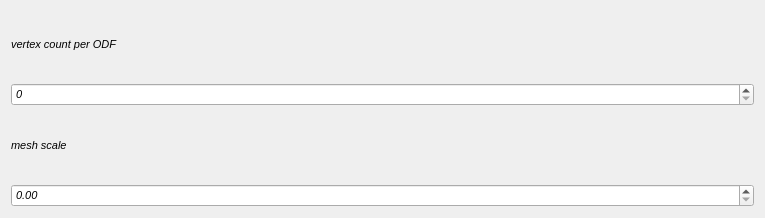
<?xml version="1.0" encoding="UTF-8"?>
<ui version="4.0">
 <class>Dialog</class>
 <widget class="QDialog" name="Dialog">
  <property name="geometry">
   <rect>
    <x>0</x>
    <y>0</y>
    <width>765</width>
    <height>218</height>
   </rect>
  </property>
  <property name="sizePolicy">
   <sizepolicy hsizetype="MinimumExpanding" vsizetype="MinimumExpanding">
    <horstretch>0</horstretch>
    <verstretch>0</verstretch>
   </sizepolicy>
  </property>
  <property name="font">
   <font>
    <pointsize>8</pointsize>
    <italic>true</italic>
   </font>
  </property>
  <property name="windowTitle">
   <string>Dialog</string>
  </property>
  <layout class="QGridLayout" name="gridLayout_3">
   <item row="0" column="1">
    <layout class="QVBoxLayout" name="verticalLayout">
     <item>
      <widget class="QLabel" name="label">
       <property name="text">
        <string>vertex count per ODF</string>
       </property>
      </widget>
     </item>
     <item>
      <widget class="QSpinBox" name="spinBox_VertexCountPerOdf">
       <property name="maximum">
        <number>4000</number>
       </property>
      </widget>
     </item>
     <item>
      <widget class="QLabel" name="label_2">
       <property name="text">
        <string>mesh scale</string>
       </property>
      </widget>
     </item>
     <item>
      <widget class="QDoubleSpinBox" name="doubleSpinBox_MeshScale"/>
     </item>
    </layout>
   </item>
  </layout>
 </widget>
 <resources/>
 <connections/>
</ui>
